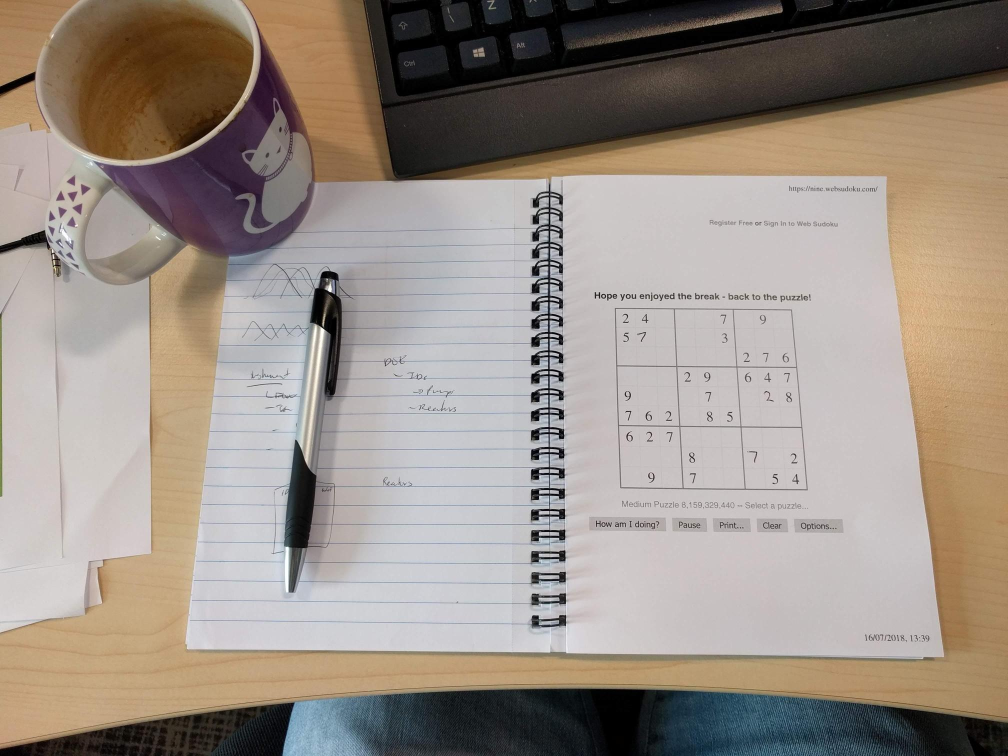
#> input picture data/image_2.jpg, 2016 x 1512 px, found by its file name (shown at 1/2 size)
$ python get_board_image.py
#> lines starting #> are read from the running program, lines starting #| are printed output that depends on the picture; after the words box and inside, x2 and y2 are one past the last pixel; in counts of white or black regions, pixels touching at a corner belong together
#> further down, image is the input picture: shape (1512, 2016, 3); mean B, G, R 133.9, 143, 153.7
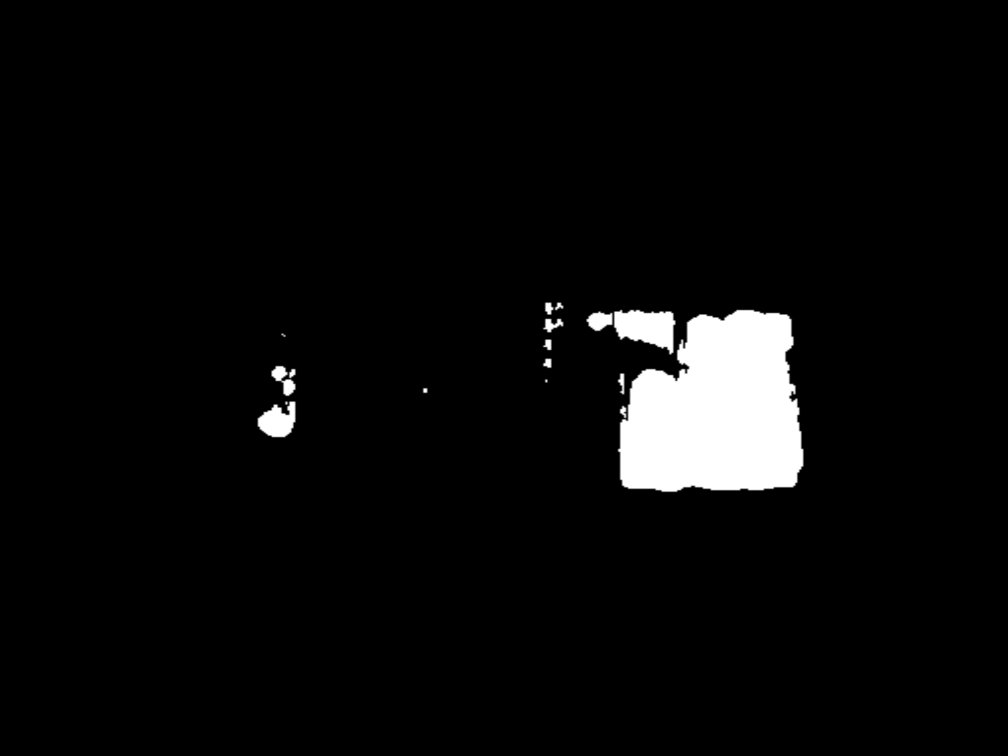
#> input picture data/mask_2.png, 2016 x 1512 px, found by its file name (shown at 1/2 size)
#> further down, mask is the input picture: shape (1512, 2016); min 0, max 255, mean 10.1
import numpy as np
import matplotlib.pyplot as plt
import cv2

def thresholding(image):
    if len(image.shape) > 2:
        result = cv2.cvtColor(image, cv2.COLOR_BGR2GRAY)
    else:
        result = np.copy(image)
    ret, result = cv2.threshold(result, 170, 255, cv2.THRESH_BINARY)
    # result = cv2.adaptiveThreshold(result, 255, cv2.ADAPTIVE_THRESH_GAUSSIAN_C, cv2.THRESH_BINARY_INV, 31, 9)

    return result

def rectify(approx):
    approx = approx.reshape((4, 2))
    approx_new = np.zeros((4, 2), dtype=np.float32)

    add = approx.sum(1)
    approx_new[0] = approx[np.argmin(add)] # Top Left
    approx_new[2] = approx[np.argmax(add)] # Bottom Right

    diff = np.diff(approx, axis=1)
    approx_new[1] = approx[np.argmin(diff)] # Top Right
    approx_new[3] = approx[np.argmax(diff)] # Bottom Left

    return approx_new

def separate_num_pads(img, step, border_width=5):
    new_step = step + border_width
    new_size = new_step * 9
    result = np.ones((new_size, new_size, 3), np.uint8) * 255

    for i in range(9):
        for j in range(9):
            result[i*new_step : (i+1)*new_step-border_width, j*new_step : (j+1)*new_step-border_width] = \
            img[i*step : (i+1)*step, j*step : (j+1)*step]

    return result

def get_num_pads(img, step):
    pads = []

    for i in range(9):
        for j in range(9):
            pad = np.copy(img[i*step : (i+1)*step, j*step : (j+1)*step])
            pads.append(pad)

    return pads

def get_board_image(image, mask, verbose=False):
#> called with verbose = True
    gray = cv2.cvtColor(image, cv2.COLOR_BGR2GRAY)
    canny = cv2.Canny(gray, 100, 200)
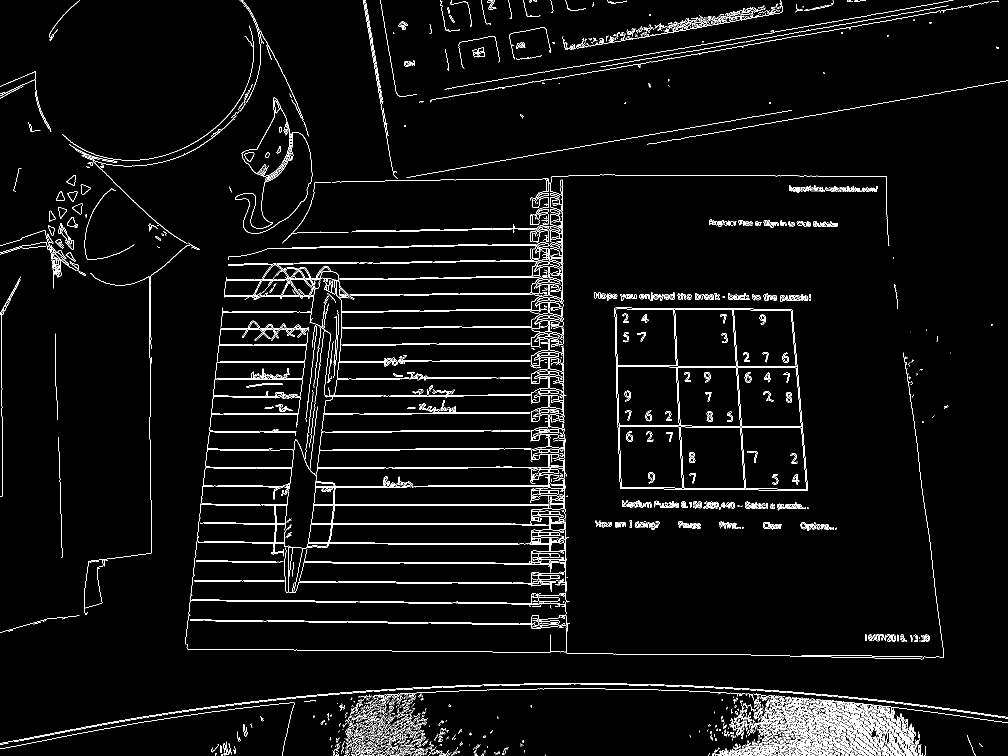
#> canny: shape (1512, 2016) (shown at 1/2 size); 3.8% white in thin lines or dots

    kernel = np.ones((20, 20), np.uint8)
    mask = cv2.morphologyEx(mask, cv2.MORPH_DILATE, kernel, iterations=5)

    mask_3c = np.dstack((mask, mask, mask))
    mix = cv2.addWeighted(image, 0.4, mask_3c, 0.6, 0.)

    kernel = np.ones((3, 3), np.uint8)
    edges = cv2.dilate(canny, kernel, iterations=1)
#> edges: shape (1512, 2016); 10.7% white; 251 white regions (13 under 20 px), largest, box (x1, y1, x2, y2) and area: (369, 348, 1889, 1320) 140084, (681, 1376, 2016, 1512) 59187, (1228, 614, 1617, 982) 15018
    kernel = np.ones((3, 3), np.uint8)
    edges = cv2.erode(edges, kernel, iterations=1)
#> edges: shape (1512, 2016); 6.2% white; 287 white regions (95 under 20 px), largest, box (x1, y1, x2, y2) and area: (370, 349, 1888, 1319) 74225, (683, 1377, 2016, 1512) 47581, (1229, 615, 1616, 981) 9182

    target_img = np.zeros_like(edges)
    target_img[mask!=0] = edges[mask!=0]
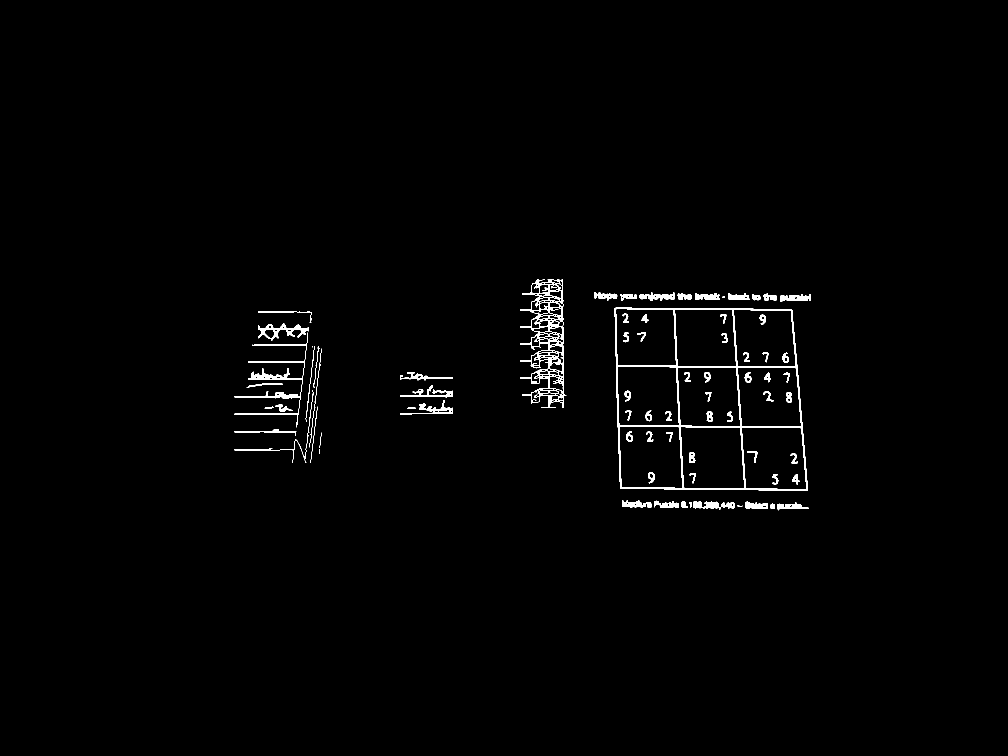
#> target_img: shape (1512, 2016) (shown at 1/2 size); 1.1% white; 76 white regions (4 under 20 px)
    target_img = thresholding(target_img)
    target_img[mask==0] = 0

    cnts, _ = cv2.findContours(target_img, cv2.RETR_TREE, cv2.CHAIN_APPROX_SIMPLE)
#> cnts = 256 contours, 55 with area under 20; largest, box (x1, y1, x2, y2) and area: (1229, 615, 1616, 981) 132235, (1238, 852, 1365, 977) 14828, (1360, 853, 1490, 978) 14796, (1483, 855, 1614, 979) 14781, (1354, 734, 1481, 853) 14027
    best_approx = None
    max_area = 0
    area_threshold = 100
    if len(cnts) == 0:
        print("No contours were found.")
    else:
        for c in cnts:
            area = cv2.contourArea(c)
            if area > area_threshold:
                perimeter = cv2.arcLength(c, True)
                approx = cv2.approxPolyDP(c, 0.02*perimeter, True)
                if area > max_area and len(approx) == 4:
                    best_approx = approx
                    max_area = area
#> this loop made 256 passes
#> (area, perimeter, best_approx, max_area) on passes 19, 53: (274, 272.1, [[592, 862], [469, 864], [590, 865], [591, 871]], 274), (132235, 1471.5, [[1229, 616], [1240, 976], [1615, 980], [1582, 618]], 132235)
#> (area, perimeter, approx) on passes 33, 52, 54, 60, 65, 72: (137.5, 151.2, [[564, 767], [524, 767], [493, 774]]), (165.5, 268, [[622, 645], [618, 622], [516, 623], [618, 624]]), (14781, 490.8, [[1483, 856], [1600, 855], [1613, 977], [1493, 977]]), (14795.5, 491.4, [[1360, 855], [1480, 855], [1489, 975], [1369, 976]]), (14828, 489.5, [[1238, 853], [1356, 853], [1364, 975], [1243, 974]]), (13943, 475.9, [[1475, 736], [1590, 735], [1602, 852], [1484, 852]])
#> after the loop, max_area = 132235


    detection_img = np.copy(image)
    cv2.drawContours(detection_img, [best_approx], 0, (0, 255, 0), 3)
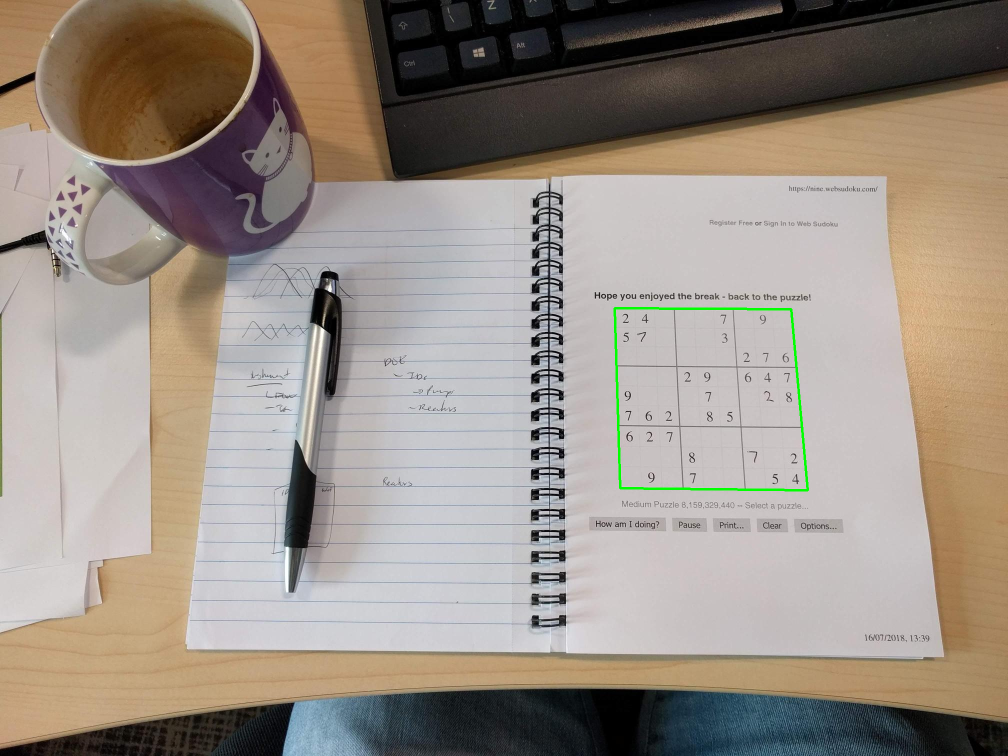
#> detection_img: shape (1512, 2016, 3) (shown at 1/2 size); 0.24% of pixels changed, all inside (x1, y1, x2, y2) = (1227, 614, 1618, 983)
    for point in best_approx:
        x = point[0][0]
        y = point[0][1]
        cv2.circle(detection_img, (x, y), 3, (0, 0, 255), -1)
#> this loop made 4 passes
#> (x, y) on passes 1 to 4: (1229, 616), (1240, 976), (1615, 980), (1582, 618)
#> detection_img: shape (1512, 2016, 3); under 0.01% of pixels changed, all inside (x1, y1, x2, y2) = (1226, 613, 1619, 984)


    contour = best_approx
#> contour = [[1229, 616], [1240, 976], [1615, 980], [1582, 618]]
    best_approx = rectify(best_approx)
#> in rectify, `approx = approx.reshape((4, 2))`: approx has the same summary as contour in get_board_image
#> in rectify, `add = approx.sum(1)`: add = [1845, 2216, 2595, 2200]
#> in rectify, `diff = np.diff(approx, axis=1)`: diff = [-613, -264, -635, -964]
#> best_approx = [[1229, 616], [1582, 618], [1615, 980], [1240, 976]]
    pad_size = 64
    rect_size = 9 * pad_size
    target_rect = np.array([[0, 0], [rect_size-1, 0], [rect_size-1, rect_size-1], [0, rect_size-1]], np.float32)
    retval = cv2.getPerspectiveTransform(best_approx, target_rect)
#> retval = [[1.86, -0.0569, -2255.2], [-0.0109, 1.93, -1175.9], [1.47e-05, 0.000195, 1]]
    retransform = cv2.getPerspectiveTransform(target_rect, best_approx)
#> retransform = [[0.6, -0.106, 1229], [-0.00177, 0.527, 616], [-8.49e-06, -0.000101, 1]]
    warp = cv2.warpPerspective(image, retval, (rect_size, rect_size))
    sep = separate_num_pads(warp, pad_size)
#> after the loop in separate_num_pads, `for i in range(9):`:
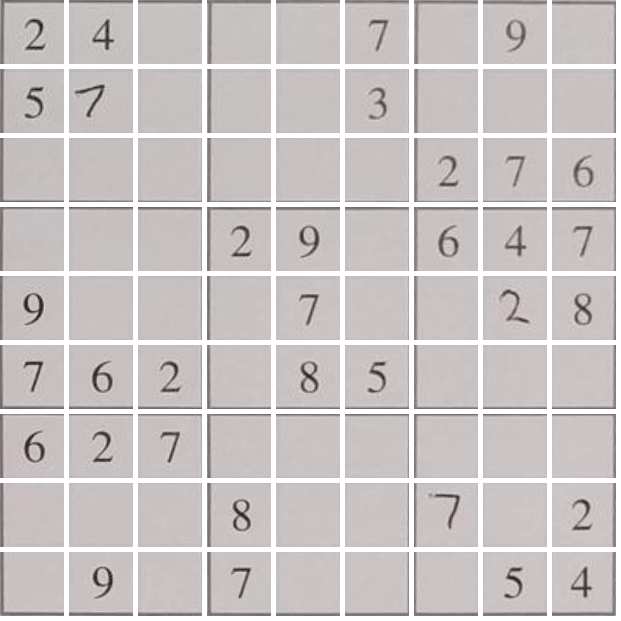
#> result: shape (621, 621, 3); mean B, G, R 197, 197.1, 202.1

    pads = get_num_pads(warp, pad_size)
#> after the loop in get_num_pads, `for i in range(9):`: pads = 81 items
#> pads = 81 items
    # with open('data/num_pads.txt', 'wb') as fp:
    #     np.save(fp, pads)

    height, width, _ = image.shape
#> height = 1512; width = 2016
    height = int(height/3)
#> height = 504
    width = int(width/3)
#> width = 672

    image_show = cv2.resize(image, (width, height))
    mask_show = cv2.resize(mask_3c, (width, height))
    mix_show = cv2.resize(mix, (width, height))
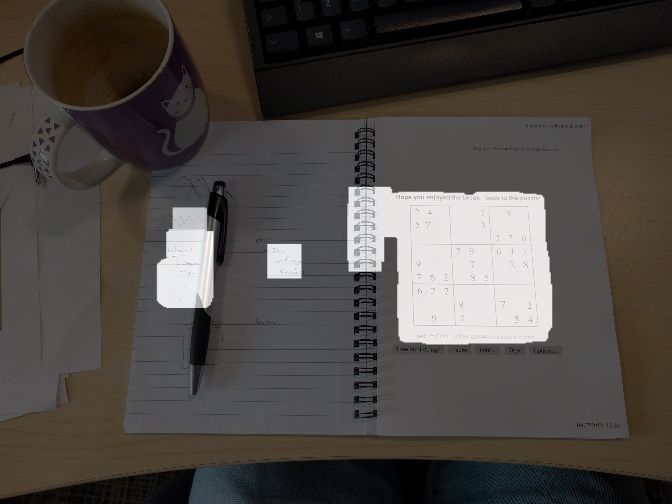
#> mix_show: shape (504, 672, 3); mean B, G, R 68.1, 71.8, 76.1
    # canny_show = cv2.resize(canny, (width, height))
    canny_show = canny

    if verbose:
        cv2.imshow('image', image_show)
        cv2.imshow('mask', mask_show)
        cv2.imshow('mix', mix_show)
        cv2.imshow('target', target_img)
        cv2.imshow('detection', detection_img)
        cv2.imshow('warp', warp)
        cv2.imshow('sep', sep)
        cv2.imshow('pad', pads[0])
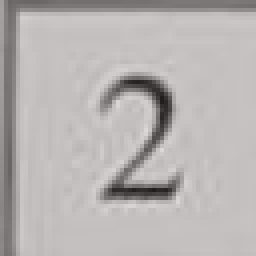
#> window 'pad': shape (64, 64, 3) (shown 4 times larger); mean B, G, R 178.5, 179.5, 183.5
        cv2.waitKey(0)
        cv2.destroyAllWindows()

        # cv2.imwrite('detection.png', detection_img)
        # cv2.imwrite('warp.png', warp)

    return pads, warp, retransform, contour

if __name__ == "__main__":
    image = cv2.imread('data/image_2.jpg')
    mask = cv2.imread('data/mask_2.png', cv2.IMREAD_GRAYSCALE)
    get_board_image(image, mask, True)
